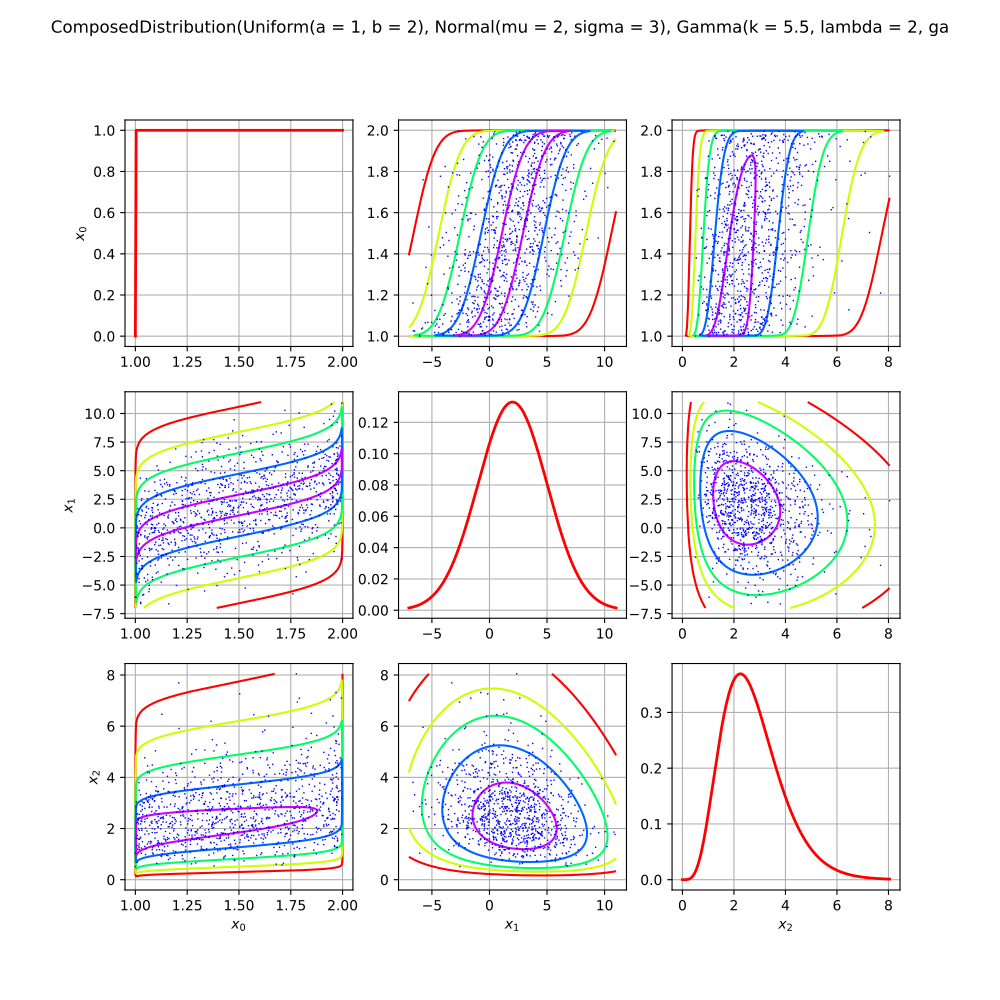

Generate this figure with Python:
import openturns as ot
from matplotlib import pyplot as plt
from openturns.viewer import View
if ot.ComposedDistribution().__class__.__name__ == 'ComposedCopula':
    distribution = ot.ComposedCopula([ot.ClaytonCopula(2.0), ot.GumbelCopula(3.0)])
elif ot.ComposedDistribution().__class__.__name__ == 'ComposedDistribution':
    R = ot.CorrelationMatrix(3)
    R[0,1]=0.5
    R[0,2]=0.3
    R[1,2]=-0.2
    copula = ot.NormalCopula(R)
    marginals = [ot.Uniform(1.0, 2.0), ot.Normal(2.0, 3.0), ot.Gamma(5.5, 2.0)]
    distribution = ot.ComposedDistribution(marginals, copula)
elif ot.ComposedDistribution().__class__.__name__ == 'BlockIndependentDistribution':
    R = ot.CorrelationMatrix(2)
    R[0,1]=0.5
    atom1 = ot.ComposedDistribution([ot.Exponential(2.0), ot.WeibullMax(2.0, 2.0)], ot.NormalCopula(R))
    atom2 = ot.ComposedDistribution([ot.Normal(2.0, 1.0), ot.Triangular(2.0, 3.0, 4.0)], ot.ClaytonCopula(3.0))
    distribution = ot.BlockIndependentDistribution([atom1, atom2])
else:
    distribution = ot.ComposedDistribution()
dimension = distribution.getDimension()
mean = distribution.getMean()
std = distribution.getStandardDeviation()
xMin = distribution.getRange().getLowerBound()
xMax = distribution.getRange().getUpperBound()
xMin = [max(xMin[i], mean[i] - 3.0 * std[i]) for i in range(dimension)]
xMax = [min(xMax[i], mean[i] + 3.0 * std[i]) for i in range(dimension)]
size = 1000
sample = distribution.getSample(size)
sMin = sample.getMin()
sMax = sample.getMax()
xMin = [min(xMin[i], sMin[i]) for i in range(dimension)]
xMax = [max(xMax[i], sMax[i]) for i in range(dimension)]
n_rows = dimension
n_cols = dimension
fig = plt.figure(figsize=(10, 10))
for j in range(dimension):
    for i in range(dimension):
        pdf_axis = fig.add_subplot(n_rows, n_cols, j*dimension+i+1)
        if i == j:
            pdf_graph = distribution.drawMarginal1DPDF(i, xMin[i], xMax[i], 256)
        else:
            pdf_graph = distribution.drawMarginal2DPDF(i, j, [xMin[i], xMin[j]], [xMax[i], xMax[j]], [256]*2)
            cloud = ot.Cloud(sample.getMarginal([i, j]))
            cloud.setPointStyle("dot")
            pdf_graph.add(cloud)
        pdf_graph.setTitle("")
        pdf_graph.setXTitle("")
        pdf_graph.setYTitle("")
        if i == 0:
            pdf_graph.setYTitle(r"$x_" + str(j) + r"$")
        if j == dimension-1:
            pdf_graph.setXTitle(r"$x_" + str(i) + r"$")
        View(pdf_graph, figure=fig, axes=[pdf_axis], add_legend=False, square_axes=distribution.isCopula())
title = str(distribution)[:100].split('\n')[0]
fig.suptitle(title)
